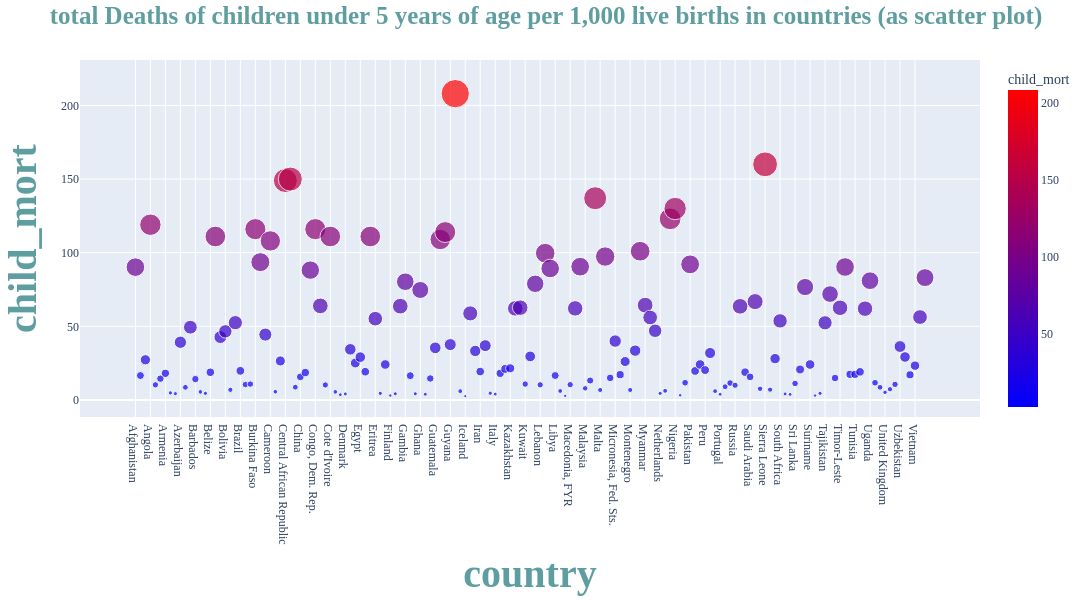

The notebook cell this image was saved under:
### Code cell
# scatter plot
fig = px.scatter(df, x="country", y="child_mort", color='child_mort', size='child_mort',
                color_continuous_scale=px.colors.sequential.Bluered)







# chart settings
fig.update_layout(

    width=1100,
    height=600,
    font_size=12,
    font_family="Times New Roman",
    barcornerradius=13,





    # title
    title="total Deaths of children under 5 years of age per 1,000 live births in countries (as scatter plot)",
    title_font_size=25,
    title_font_weight='bold',
    title_font_color='cadetblue',
    title_x=0.5,
    title_y=0.99,





    # X-axis
    xaxis_title="country",
    xaxis_title_font_size=40,
    xaxis_title_font_weight='bold',
    xaxis_title_font_color='cadetblue',





    # Y-axis
    yaxis_title="child_mort",
    yaxis_title_font_size=40,
    yaxis_title_font_weight='bold',
    yaxis_title_font_color="cadetblue"
    
)





fig.show()

### Figure 1 — Plotly figure (JSON) as saved in the notebook; plotly's stock layout.template omitted (floating-point values rounded to 4 significant figures; data arrays with more than 128 entries replaced by an {"elided": "..."} marker saying what was removed)
{"data": [{"hovertemplate": "country=%{x}<br>child_mort=%{marker.color}<extra></extra>", "legendgroup": "", "marker": {"color": {"elided": "159 float values"}, "coloraxis": "coloraxis", "size": {"elided": "159 float values"}, "sizemode": "area", "sizeref": 0.52, "symbol": "circle"}, "mode": "markers", "name": "", "orientation": "v", "showlegend": false, "type": "scatter", "x": {"elided": "159 str values"}, "xaxis": "x", "y": {"elided": "159 float values"}, "yaxis": "y"}], "layout": {"barcornerradius": 13, "coloraxis": {"autocolorscale": false, "colorbar": {"title": {"text": "child_mort"}}, "colorscale": [[0, "rgb(0,0,255)"], [1, "rgb(255,0,0)"]]}, "font": {"family": "Times New Roman", "size": 12}, "height": 600, "legend": {"itemsizing": "constant", "tracegroupgap": 0}, "margin": {"t": 60}, "title": {"font": {"color": "cadetblue", "size": 25, "weight": "bold"}, "text": "total Deaths of children under 5 years of age per 1,000 live births in countries (as scatter plot)", "x": 0.5, "y": 0.99}, "width": 1100, "xaxis": {"anchor": "y", "domain": [0, 1], "title": {"font": {"color": "cadetblue", "size": 40, "weight": "bold"}, "text": "country"}}, "yaxis": {"anchor": "x", "domain": [0, 1], "title": {"font": {"color": "cadetblue", "size": 40, "weight": "bold"}, "text": "child_mort"}}}}
